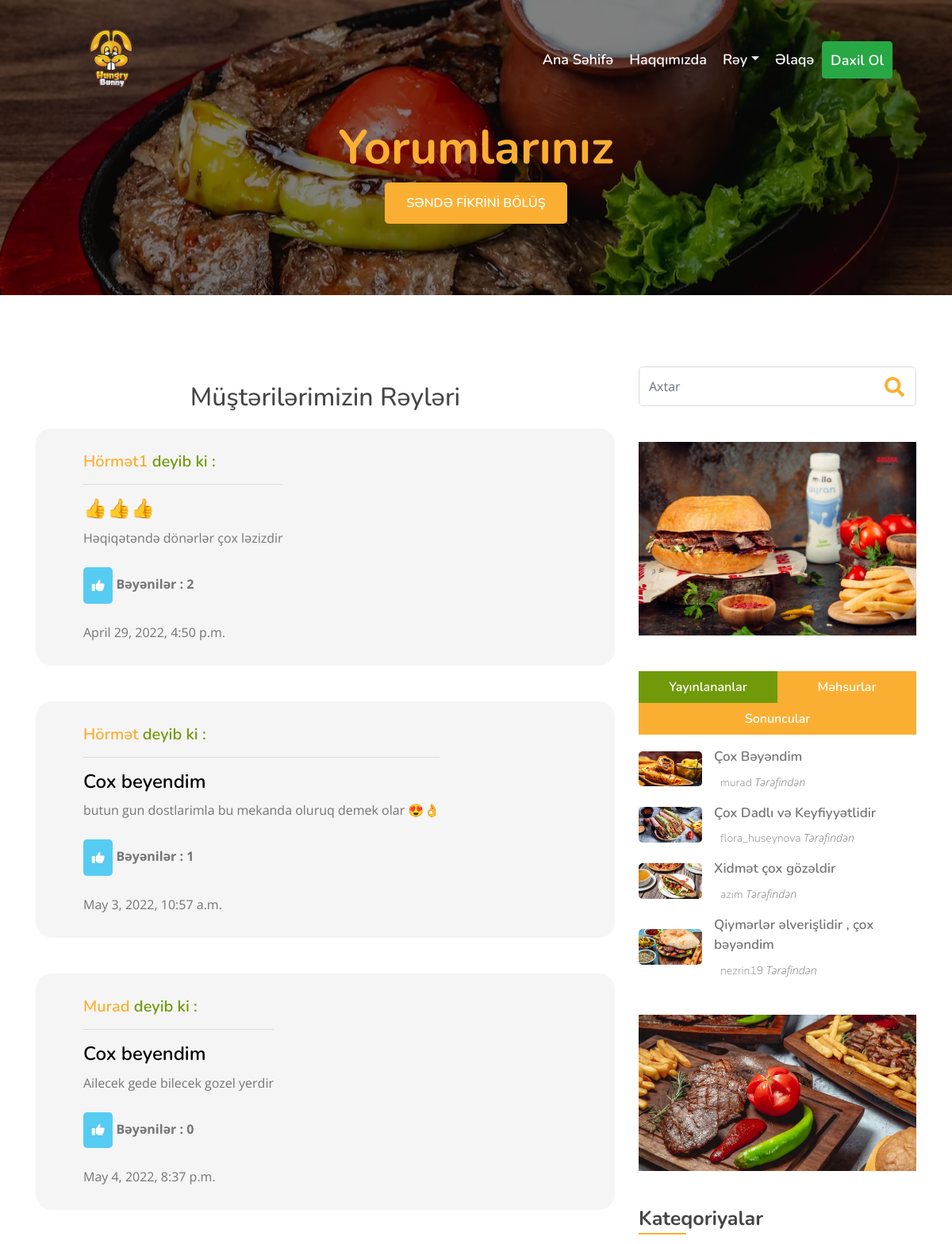
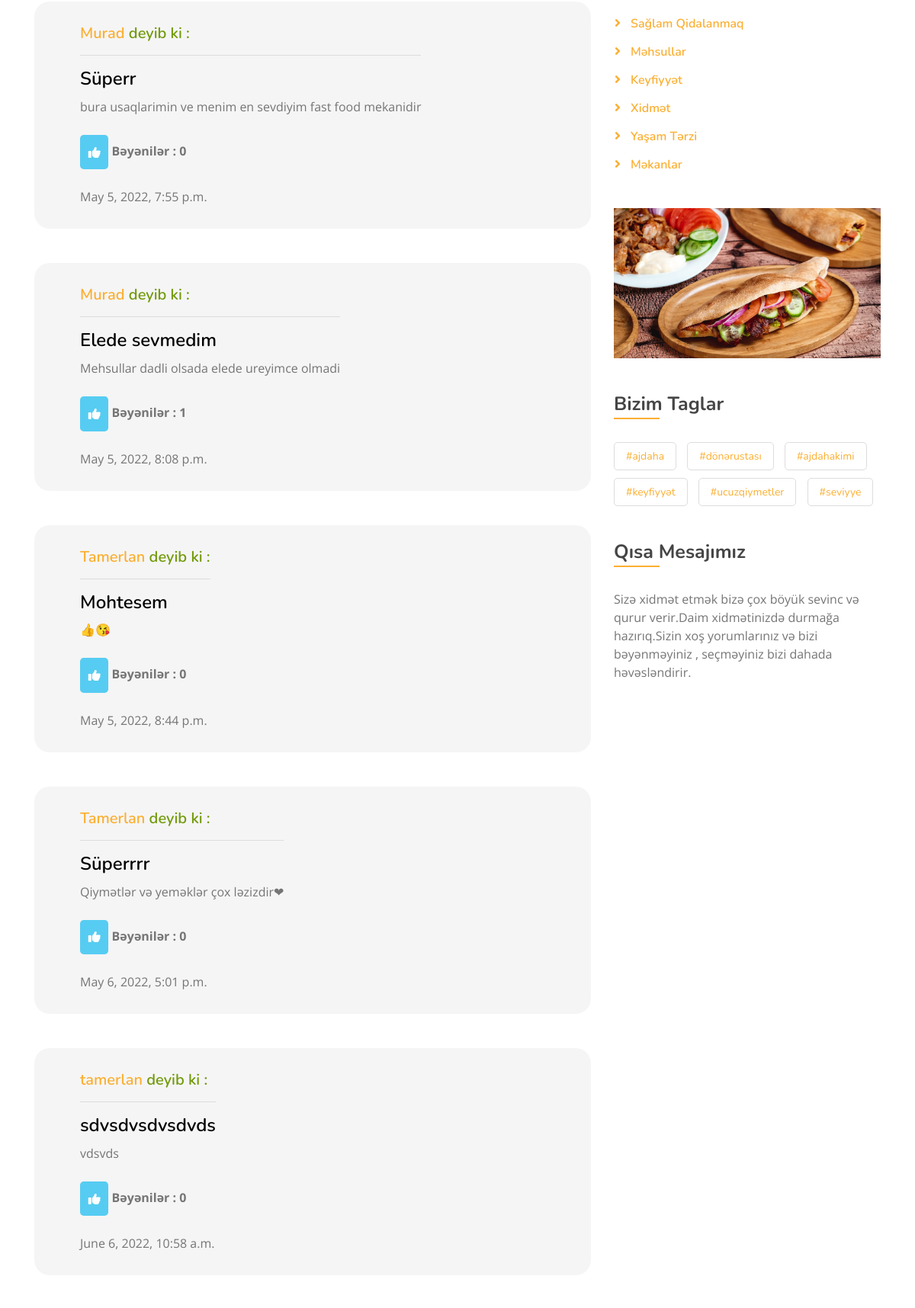
/articles/single/ (upper part), run on the app's committed database (2 pictures, top to bottom).
### article/models.py (models this page shows, shortened)
class Article(models.Model):
    author = models.ForeignKey('auth.User',on_delete=models.CASCADE,verbose_name='İstifadəçi Adı')
    title = models.CharField(max_length=150,verbose_name='Başlıq')
    content = models.TextField(verbose_name='Yorum')
    created_date = models.DateTimeField(auto_now_add = True , verbose_name ='Tarix' )
    liked = models.ManyToManyField(User,default=None,blank=True,related_name='liked')

### home/views.py (the view)
# urls.py: path('single/',single_view,name='single'),
def single_view(request):
    keyword = request.GET.get("keyword")
    if keyword:
        articles = Article.objects.filter(title__contains = keyword)
        return render(request,"single.html",{"articles":articles})
    articles = Article.objects.all()
    return render(request,"single.html",{"articles":articles})

### templates/single.html (shortened to what this page needs)
{% extends 'base.html' %}
{% load static %}
{% block section %}
   <div class="page-header">
    <div class="container">
        <div class="row">
            <div class="col-12">
                <h2>Yorumlarınız</h2>
                <a class="btn custom-btn" href="/articles/addarticle">Səndə FİKRİNİ Bölüş</a>
            </div>
        </div>
    </div>
</div>
<div class="single">
    <div class="container">
        <div class="row">
            <div class="col-lg-8">
                <div class="single-content">
                    {% if articles %}
                    <h2 style="text-align: center; margin:20px;"> Müştərilərimizin Rəyləri  </h2>
                            {% for article in articles %}
                            <div style="border-radius:20px;" class="single-bio">
                                <div class="single-bio-text">
                                    <h3><a href="#">{{article.author}} <span style="color: #719a0a;"> deyib ki :</span></a></h3> <hr>
                                    <h4><a style="color: black;">{{article.title}}</a></h4>
                                    <p>
                                         {{article.content}}
                                    </p>
                                    <br>
                                    <form action="{% url 'article:like-post' %}" method="POST" class="ui form">
                                        {% if user not in article.liked.all %}
                                            <button class="ui btn btn-primary" type="submit"><i class="fa-solid fa-thumbs-up"></i></button>
                                        {% else %}
                                            <button class="ui btn btn-danger" type="submit"><i class="fa-solid fa-thumbs-down"></i></button>
                                        {% endif %}
                                        <strong> Bəyənilər : {{article.liked.all.count}}</strong>
                                    </form>
                                    <br>
                                      <span>{{article.created_date}}</span>
                                </div>
                            </div>
                            {% endfor %}
                    {% else %}
                    <div style="text-align: center; margin:20px" class="alert alert-danger">
                        Yorumunuz Mövcud Deyil...
                    </div>
                    {% endif %}
                </div>
            </div>
            <div class="col-lg-4">
                <div class="sidebar">
                    <div class="sidebar-widget">
                        <div class="search-widget">
                            <form>
                                <input name="keyword" maxlength="64" class="form-control" type="text" placeholder="Axtar">
                                <button type="submit" class="btn"><i class="fa fa-search"></i></button>
                            </form>
                        </div>
                    </div>
                    <div class="sidebar-widget">
                        <div class="image-widget">
                            <a href="#"><img src="{% static 'img/jsjs.jpg' %}" alt="Image"></a>
                        </div>
                    </div>
                    <div class="sidebar-widget">
                        <div class="tab-post">
                            <ul class="nav nav-pills nav-justified">
                                <li class="nav-item">
                                    <a class="nav-link active" data-toggle="pill" href="#featured">Yayınlananlar</a>
                                </li>
                                <li class="nav-item">
                                    <a class="nav-link" data-toggle="pill" href="#popular">Məhsurlar</a>
                                </li>
                                <li class="nav-item">
                                    <a class="nav-link" data-toggle="pill" href="#latest">Sonuncular</a>
                                </li>
                            </ul>
                            <div class="tab-content">
                                <div id="featured" class="container tab-pane active">
                                    <div class="post-item">
                                        <div class="post-img">
                                            <img src="{% static 'img/post-2.avif' %}" />
                                        </div>
                                        <div class="post-text">
                                            <a href="">Çox Bəyəndim</a>
                                            <div class="post-meta">
                                                <p><a href="">murad </a> Tərəfindən</p>
                                            </div>
                                        </div>
                                    </div>
                                    <div class="post-item">
                                        <div class="post-img">
                                            <img src="{% static 'img/post-1.avif' %}" />
                                        </div>
                                        <div class="post-text">
                                            <a href="">Çox Dadlı və Keyfiyyətlidir</a>
                                            <div class="post-meta">
                                                <p><a href="">flora_huseynova </a> Tərəfindən</p>
                                            </div>
                                        </div>
                                    </div>
                                    <div class="post-item">
                                        <div class="post-img">
                                            <img src="{% static 'img/post-4.avif' %}" />
                                        </div>
                                        <div class="post-text">
                                            <a href="">Xidmət çox gözəldir</a>
                                            <div class="post-meta">
                                                <p><a href="">azim </a> Tərəfindən</p>
                                            </div>
                                        </div>
                                    </div>
                                    <div class="post-item">
                                        <div class="post-img">
                                            <img src="{% static 'img/post-3.avif' %}" />
                                        </div>
                                        <div class="post-text">
                                            <a href="">Qiymərlər əlverişlidir , çox bəyəndim</a>
                                            <div class="post-meta">
                                                <p><a href="">nezrin19 </a> Tərəfindən</p>
                                            </div>
                                        </div>
                                    </div>
                                </div>
                            </div>
                        </div>
                    </div>
                    <div class="sidebar-widget">
                        <div class="image-widget">
                            <a href="#"><img src="{% static 'img/blog-3.avif' %}" alt="Image"></a>
                        </div>
                    </div>
                    <div class="sidebar-widget">
                        <h2 class="widget-title">Kateqoriyalar</h2>
                        <div class="category-widget">
                            <ul>
                                <li><a href="">Sağlam Qidalanmaq</a></li>
                                <li><a href="">Məhsullar</a></li>
                                <li><a href="">Keyfiyyət</a></li>
                                <li><a href="">Xidmət</a></li>
                                <li><a href="">Yaşam Tərzi</a></li>
                                <li><a href="">Məkanlar</a></li>
                            </ul>
                        </div>
                    </div>
                    <div class="sidebar-widget">
                        <div class="image-widget">
                            <a href="#"><img src="{% static 'img/blog-4.avif' %}" alt="Image"></a>
                        </div>
                    </div>
                    <div class="sidebar-widget">
                        <h2 class="widget-title">Bizim Taglar</h2>
                        <div class="tag-widget">
                            <a href="">#ajdaha</a>
                            <a href="">#dönərustası</a>
                            <a href="">#ajdahakimi</a>
                            <a href="">#keyfiyyət</a>
                            <a href="">#ucuzqiymetler</a>
                            <a href="">#seviyye</a>
                        </div>
                    </div>
                    <div class="sidebar-widget">
                        <h2 class="widget-title">Qısa Mesajımız</h2>
                        <div class="text-widget">
                            <p>
                                Sizə xidmət etmək bizə çox böyük sevinc və qurur verir.Daim xidmətinizdə durmağa hazırıq.Sizin xoş yorumlarınız və  bizi bəyənməyiniz , seçməyiniz bizi dahada həvəsləndirir.
                            </p>
                        </div>
                    </div>
                </div>
            </div>
        </div>
    </div>
</div>
{% endblock section %}

### templates/base.html
{% include 'header.html' %}
{% block section %}
{% endblock section %}
{% include "footer.html" %}

### templates/header.html (shortened to what this page needs)
{% load static %}
<!DOCTYPE html>
<html lang="en">
    <head>
        <link rel="stylesheet" href="https://cdnjs.cloudflare.com/ajax/libs/font-awesome/6.1.1/css/all.min.css" />
        <link href="https://cdnjs.cloudflare.com/ajax/libs/font-awesome/5.10.0/css/all.min.css" rel="stylesheet">
        <link type="text/css" href="@@path/vendor/sweetalert2/dist/sweetalert2.min.css" rel="stylesheet">
        <link href="https://stackpath.bootstrapcdn.com/bootstrap/4.4.1/css/bootstrap.min.css" rel="stylesheet">
        <link href="https://cdnjs.cloudflare.com/ajax/libs/font-awesome/5.10.0/css/all.min.css" rel="stylesheet">
        <link href="{% static 'lib/animate/animate.min.css' %}" rel="stylesheet">
        <link href="{% static 'lib/owlcarousel/assets/owl.carousel.min.css' %}" rel="stylesheet">
        <link href="{% static 'lib/flaticon/font/flaticon.css' %}" rel="stylesheet">
        <link href="{% static 'lib/tempusdominus/css/tempusdominus-bootstrap-4.min.css' %}" rel="stylesheet" />
        <link href="{% static 'css/style.css' %}" rel="stylesheet">
    </head>
    <body>
        <div class="navbar navbar-expand-lg bg-light navbar-light">
            <div class="container-fluid">
                <a href="/" class="navbar-brand"><img src="{% static 'img/header.png' %}" alt=""></a>
                <div id="navbarCollapse" class="collapse navbar-collapse justify-content-between">
                    <div class="navbar-nav ml-auto">
                        <a href="/" aria-hidden="true" class="nav-item nav-link {% if 'index' in request.path %} active {% endif %}">Ana Səhifə</a>
                        <a href="/about" aria-hidden="true" class="nav-item nav-link  {% if 'about' in request.path %} active {% endif%}">Haqqımızda</a>
                        <div class="nav-item dropdown">
                            <a href="#" class="nav-link dropdown-toggle" data-toggle="dropdown">Rəy</a>
                        </div>
                        <a href="/contact" aria-hidden="true" class="nav-item nav-link {% if 'contact' in request.path %} active {% endif%}">Əlaqə</a>
                        {% if request.user.is_authenticated %}
                        <a href="/articles/dashboard" aria-hidden="true" class="nav-item nav-link {% if 'dashboard' in request.path %} active {% endif%}"><i style="font-size: 25px;" class="fa-solid fa-circle-user"></i></a>
                        <a href="/user/logout" aria-hidden="true" class="nav-item nav-link"><i class="fa-solid fa-right-from-bracket"></i></a>
                        {% else %}
                        <a href="/user/login" class="btn btn-success nav-item nav-link">Daxil Ol</a>
                        {% endif %}
                    </div>
                </div>
            </div>
        </div>

### templates/footer.html (shortened to what this page needs)
{% load static %}
</body>
</html>

### data on the page
Article: author "Hörmət1", title "👍👍👍", content "Həqiqətəndə dönərlər çox ləzizdir", liked.all.count "2", created_date "April 29, 2022, 4:50 p.m."
Article: author "Hörmət", title "Cox beyendim", content "butun gun dostlarimla bu mekanda oluruq demek olar 😍👌", liked.all.count "1", created_date "May 3, 2022, 10:57 a.m."
Article: author "Murad", title "Cox beyendim", content "Ailecek gede bilecek gozel yerdir", liked.all.count "0", created_date "May 4, 2022, 8:37 p.m."
Article: author "Murad", title "Süperr", content "bura usaqlarimin ve menim en sevdiyim fast food mekanidir", liked.all.count "0", created_date "May 5, 2022, 7:55 p.m."
Article: author "Murad", title "Elede sevmedim", content "Mehsullar dadli olsada elede ureyimce olmadi", liked.all.count "1", created_date "May 5, 2022, 8:08 p.m."
Article: author "Tamerlan", title "Mohtesem", content "👍😘", liked.all.count "0", created_date "May 5, 2022, 8:44 p.m."
Article: author "Tamerlan", title "Süperrrr", content "Qiymətlər və yeməklər çox ləzizdir❤", liked.all.count "0", created_date "May 6, 2022, 5:01 p.m."
Article: author "tamerlan", title "sdvsdvsdvsdvds", content "vdsvds", liked.all.count "0", created_date "June 6, 2022, 10:58 a.m."
